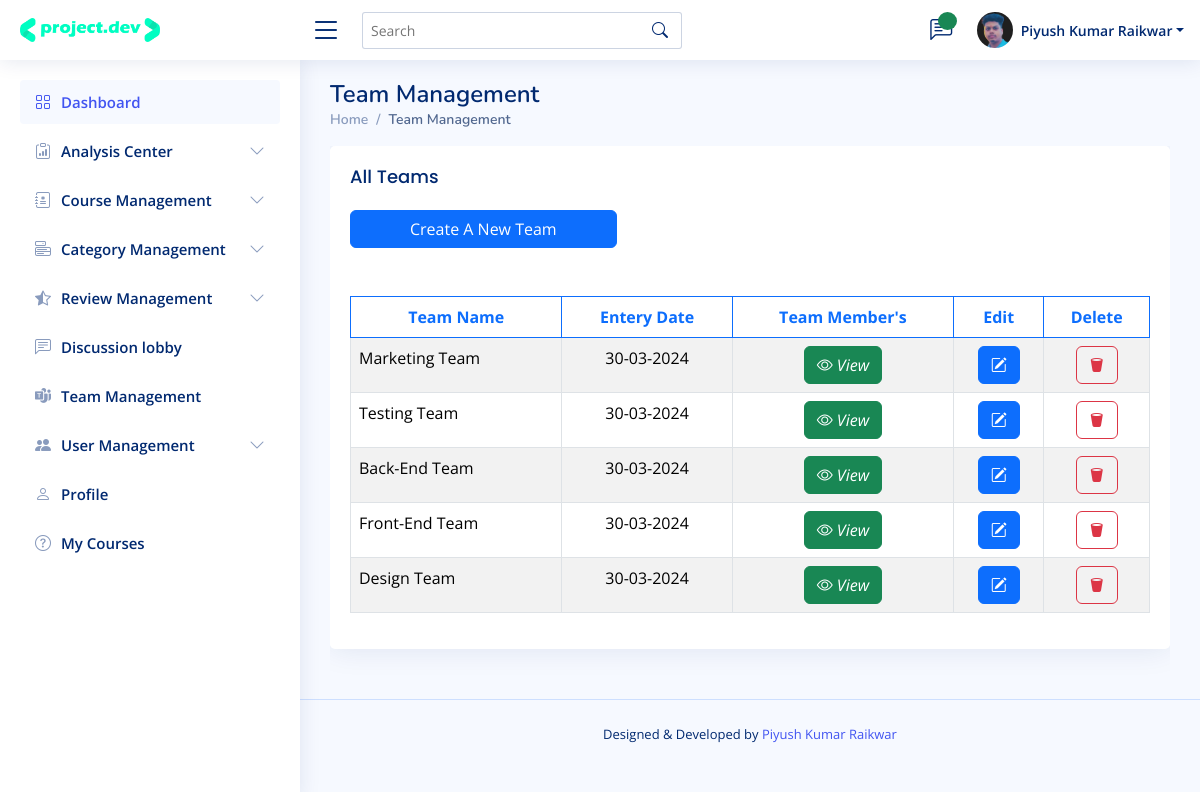
The page /admin/team_management_read.php (signed in) on the database its author committed.
### tables this page shows
CREATE TABLE `team` (
  `team_id` int(11) NOT NULL,
  `team_name` varchar(255) NOT NULL,
  `team_entry_date` varchar(255) NOT NULL,
  `user_id` int(11) NOT NULL,
  `user_email` varchar(255) NOT NULL,
  `active_record` varchar(255) NOT NULL DEFAULT 'Yes'
);

### admin/team_management_read.php (the view)
<?php include('admin_header.php');
include('private_files/system_configure_setting.php'); ?>
<body>
  <?php include("navbar.php") ?>
  <?php include('sidebar.php') ?>
  <main id="main" class="main">
    <div class="pagetitle">
      <h1>Team Management</h1>
      <nav>
        <ol class="breadcrumb">
          <li class="breadcrumb-item"><a href="index.php">Home</a></li>
          <li class="breadcrumb-item active">Team Management</li>
        </ol>
      </nav>
    </div>
    <section class="section overflow-x-scroll">
      <div class="row">
        <div class="col-lg-12">
          <div class="card">
            <div class="card-body">
              <h5 class="card-title">All Teams</h5>
              <div class="col-md-4">
                <a href="team_management_insert.php" class="btn btn-primary w-100 mb-5">Create A New Team</a>
              </div>
              <table class="table datatable table-striped table-hover table-bordered">
                <thead>
                  <tr>
                    <th class="border border-primary text-primary text-center">Team Name</th>
                    <th class="border border-primary text-primary text-center">Entery Date</th>
                    <th class="border border-primary text-primary text-center">Team Member's</th>
                    <th class="border border-primary text-primary text-center">Edit</th>
                    <th class="border border-primary text-primary text-center">Delete</th>
                  </tr>
                </thead>
                <tbody>
                  <?php
                  $sql_fetch_all_team = "SELECT * FROM team WHERE active_record = 'Yes' ORDER BY team_id DESC";
                  $result_sql_fetch_all_team = mysqli_query($conn, $sql_fetch_all_team) or die("Query Failed!!");
                  if (mysqli_num_rows($result_sql_fetch_all_team) > 0) {
                    while ($row_sql_fetch_all_team = mysqli_fetch_assoc($result_sql_fetch_all_team)) {
                  ?>
                      <tr style="cursor: pointer;">
                        <td><?php echo $row_sql_fetch_all_team['team_name'] ?></td>
                        <td class='text-center'><?php echo $row_sql_fetch_all_team['team_entry_date'] ?></td>
                        <td class='text-center'><a href="team_member_management_read.php?id=<?php echo ($row_sql_fetch_all_team["team_id"]) ?>" class='btn btn-success'><i class="bi bi-eye"> View</i></a></td>
                        <td class='text-center'><a href="team_management_edit.php?id=<?php echo ($row_sql_fetch_all_team["team_id"]) ?>" class='btn btn-primary'><i class="bi bi-pencil-square"></i></a></td>
                        <td class='text-center'><a href="middleware_auth_team_management_delete.php?id=<?php echo ($row_sql_fetch_all_team["team_id"]) ?>" class="btn btn-outline-danger"><i class="bi bi-trash2-fill"></i></a></td>
                      </tr>
                  <?php }
                  } ?>
                </tbody>
              </table>
            </div>
          </div>
        </div>
      </div>
    </section>
  </main>
  <?php include('admin_footer.php') ?>

### admin/assets/css/style.css (style rules this page uses)
:root { scroll-behavior: smooth; }
body { font-family: "Open Sans", sans-serif; background: #f6f9ff; color: #444444; }
a { color: #4154f1; text-decoration: none; }
h1, h2, h3, h4, h5, h6 { font-family: "Nunito", sans-serif; }
#main { margin-top: 60px; padding: 20px 30px; transition: all 0.3s; }
.pagetitle { margin-bottom: 10px; }
.pagetitle h1 { font-size: 24px; margin-bottom: 0; font-weight: 600; color: #012970; }
.card { margin-bottom: 30px; border: none; border-radius: 5px; box-shadow: 0px 0 30px rgba(1, 41, 112, 0.1); }
.card-title { padding: 20px 0 15px 0; font-size: 18px; font-weight: 500; color: #012970; font-family: "Poppins", sans-serif; }
.card-body { padding: 0 20px 20px 20px; }
.breadcrumb { font-size: 14px; font-family: "Nunito", sans-serif; color: #899bbd; font-weight: 600; }
.breadcrumb a { color: #899bbd; transition: 0.3s; }
.breadcrumb .breadcrumb-item::before { color: #899bbd; }
.breadcrumb .active { color: #51678f; font-weight: 600; }
@media (min-width: 1200px) { #main, #footer { margin-left: 300px; } }

### rows shown on the page
team: team_name "Marketing Team", team_entry_date "30-03-2024"
team: team_name "Testing Team", team_entry_date "30-03-2024"
team: team_name "Back-End Team", team_entry_date "30-03-2024"
team: team_name "Front-End Team", team_entry_date "30-03-2024"
team: team_name "Design Team", team_entry_date "30-03-2024"

### other values the page prints
$_SESSION['username'] "Piyush Kumar Raikwar"
